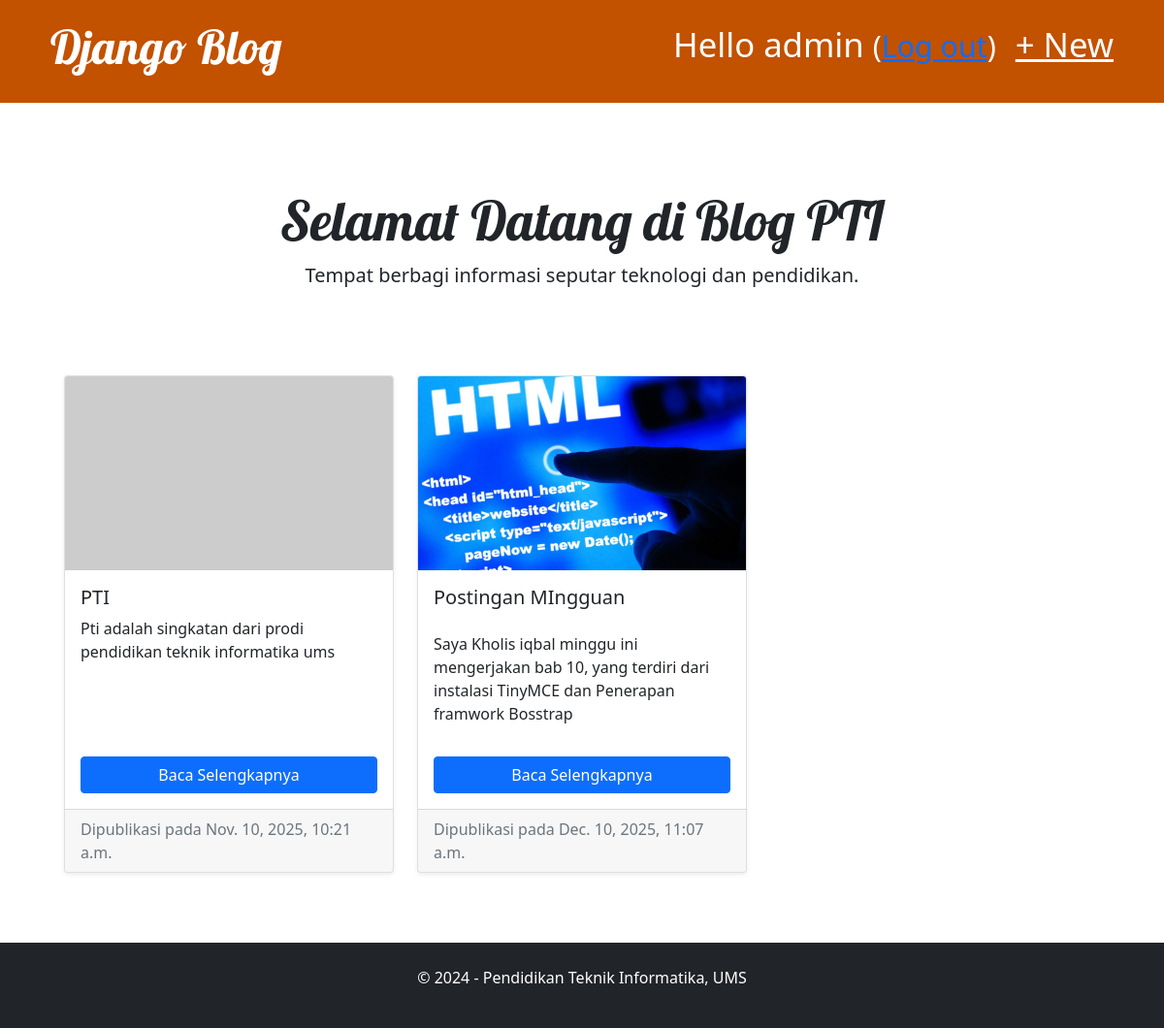
The app's page / (signed in) with its own data.
### blog/models.py (models this page shows, shortened)
class Post(models.Model):
    author = models.ForeignKey(settings.AUTH_USER_MODEL, on_delete=models.CASCADE)
    title = models.CharField(max_length=200)
    text = HTMLField()
    created_date = models.DateTimeField(default=timezone.now)
    published_date = models.DateTimeField(blank=True, null=True)
    header_image = models.ImageField(upload_to='post_images/', blank=True, null=True)

### blog/views.py (the view)
# urls.py: path('', views.post_list, name='post_list'),
def post_list(request):
    posts = Post.objects.filter(published_date__lte=timezone.now()).order_by('published_date')
    return render(request, 'blog/post_list.html', {'posts': posts})

### blog/templates/blog/post_list.html
{% extends 'blog/base.html' %}
{% block content %}
<div class="hero-section text-center p-5 mb-4">
    <div class="container">
        <h1 class="display-4">Selamat Datang di Blog PTI</h1>
        <p class="lead">Tempat berbagi informasi seputar teknologi dan pendidikan.</p>
    </div>
</div>
<div class="container">
    <div class="row">
        {% for post in posts %}
        <div class="col-md-6 col-lg-4 mb-4">
            <div class="card h-100 shadow-sm">
                {% if post.header_image %}
                    <img src="{{ post.header_image.url }}" class="card-img-top" alt="{{ post.title }}" style="height: 200px; object-fit: cover;">
                {% else %}
                    <img src="[https://placehold.co/600x400/eeeeee/cccccc?text=No+Image](https://placehold.co/600x400/eeeeee/cccccc?text=No+Image)" class="card-img-top" alt="No Image" style="height: 200px; object-fit: cover;">
                {% endif %}
                <div class="card-body d-flex flex-column">
                    <h5 class="card-title">{{ post.title }}</h5>
                    <p class="card-text">
                        {{ post.text|safe|truncatewords:20 }}
                    </p>
                    <a href="{% url 'post_detail' pk=post.pk %}" class="btn btn-primary mt-auto">Baca Selengkapnya</a>
                </div>
                <div class="card-footer text-muted">
                    Dipublikasi pada {{ post.published_date }}
                </div>
            </div>
        </div>
        {% empty %}
            <p>Belum ada postingan.</p>
        {% endfor %}
    </div>
</div>
{% endblock %}

### blog/templates/blog/base.html (shortened to what this page needs)
{% load static %}
<!DOCTYPE html>
<html>
    <head>
        <link rel="stylesheet" href=" https://cdn.jsdelivr.net/npm/bootstrap@5.1.3/dist/css/bootstrap.min.css">
        <link rel="stylesheet" href="{% static 'css/blog.css' %}">
    </head>
    <body>
        <header class="page-header">
            <div class="container">
                {% if user.is_authenticated %}
                    <a href="{% url 'post_new' %}" class="top-menu">+ New</a>
                    <p class="top-menu">Hello {{ user.username }} <small>(<a href="{% url 'logout' %}">Log out</a>)</small></p>
                {% else %}
                    <a href="{% url 'login' %}" class="top-menu">Login</a>
                {% endif %}
                <h1><a href="/">Django Blog</a></h1>
            </div>
        </header>
        <main class="container">
            <div class="row">
                <div class="col">
                {% block content %}
                {% endblock %}
                </div>
            </div>
        </main>
        <footer class="bg-dark text-white text-center p-4 mt-5">
	        <div class="container">
	            <p>&copy; 2024 - Pendidikan Teknik Informatika, UMS</p>
	        </div>
	    </footer>
    </body>
</html>

### blog/static/css/blog.css (style rules this page uses)
.page-header { background-color: #C25100; margin-top: 0; margin-bottom: 40px; padding: 20px 20px 20px 40px; }
.page-header h1, .page-header h1 a, .page-header h1 a:visited, .page-header h1 a:active { color: #ffffff; font-size: 36pt; text-decoration: none; }
h1, h2, h3, h4 { font-family: 'Lobster', cursive; }
.top-menu, .top-menu:hover, .top-menu:visited { color: #ffffff; float: right; font-size: 26pt; margin-right: 20px; }

### records on screen
Post: title "PTI", text "Pti adalah singkatan dari prodi pendidikan teknik informatika ums", published_date "Nov. 10, 2025, 10:21 a.m."
Post: header_image (picture), title "Postingan MIngguan", text "Saya Kholis iqbal minggu ini mengerjakan bab 10, yang terdiri dari instalasi TinyMCE dan Penerapan framwork Bosstrap", published_date "Dec. 10, 2025, 11:07 a.m."

### other values on screen
{{ user.username }} "admin"
